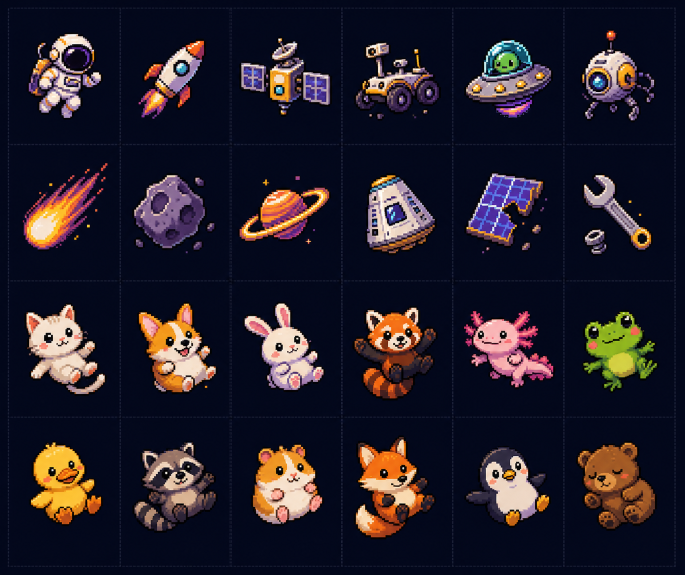
#> input picture docs/concepts/absorbable-objects-contact-sheet-v1.png, 1369 x 1149 px, given in place of astronaut-prototype-sprite-v1.png, which was not available (shown at 1/2 size)
$ python render_astronaut_absorption_prototype.py
#> lines starting #> are read from the running program, lines starting #| are printed output that depends on the picture; pictures that were not available may be replaced by others from this repository, and a replacement may not be noted
#!/usr/bin/env python3
"""Render the approved astronaut absorption motion as a review-only GIF."""

from __future__ import annotations

import math
from pathlib import Path

from PIL import Image, ImageDraw, ImageEnhance


ROOT = Path(__file__).resolve().parents[2]
CONCEPT_DIR = ROOT / "docs/concepts"
ASTRONAUT_PATH = CONCEPT_DIR / "astronaut-prototype-sprite-v1.png"
GIF_PATH = CONCEPT_DIR / "astronaut-absorption-prototype-v2.gif"
STORYBOARD_PATH = CONCEPT_DIR / "astronaut-absorption-storyboard-v2.png"

CANVAS_SIZE = (400, 220)
CORE = (200, 110)
BACKGROUND = (5, 8, 24, 255)
MOTION_FRAME_COUNT = 20
FRAME_DURATION_MS = 40
IDLE_FRAME_COUNT = 7


def load_astronaut() -> Image.Image:
    image = Image.open(ASTRONAUT_PATH).convert("RGBA")
    bounds = image.getchannel("A").getbbox()
    if bounds is None:
        raise RuntimeError("Astronaut sprite has no visible pixels")
    image = image.crop(bounds)
    target_height = 56
    target_width = round(image.width * target_height / image.height)
    return image.resize((target_width, target_height), Image.Resampling.NEAREST)


def load_hole(frame_index: int, pulse: float = 0) -> Image.Image:
    image = Image.open(
        ROOT / f"Assets/Sprites/frames/quota-50-frame-{frame_index}.png"
    ).convert("RGBA")
    target_height = CANVAS_SIZE[1]
    target_width = round(image.width * target_height / image.height)
    image = image.resize((target_width, target_height), Image.Resampling.NEAREST)

    if pulse > 0:
        scale = 1 + 0.022 * pulse
        image = image.resize(
            (round(image.width * scale), round(image.height * scale)),
            Image.Resampling.NEAREST,
        )
        image = ImageEnhance.Brightness(image).enhance(1 + 0.28 * pulse)
    return image


def paste_centered(canvas: Image.Image, image: Image.Image, center: tuple[int, int]) -> None:
    origin = (round(center[0] - image.width / 2), round(center[1] - image.height / 2))
    canvas.alpha_composite(image, origin)


def quantized(value: float, steps: int) -> float:
    return math.floor(value * steps + 1e-9) / steps


def transformed_astronaut(
    source: Image.Image,
    progress: float,
    angle: float,
    position: tuple[int, int],
) -> Image.Image | None:
    if progress >= 0.995:
        return None

    if progress < 0.64:
        bob = 1 + 0.04 * math.sin(progress * math.tau * 3)
        width = max(1, round(source.width * bob))
        height = max(1, round(source.height * bob))
        rotation = round(math.degrees(angle) / 45) * 45
    else:
        stretch_progress = quantized((progress - 0.64) / 0.36, 5)
        length = min(2.5, 1 + 2 * stretch_progress)
        width_factor = max(0.5, 1 - 0.7 * stretch_progress)

        if stretch_progress < 0.6:
            disappearance = 1
        elif stretch_progress < 0.8:
            disappearance = 0.85
        elif stretch_progress < 1:
            disappearance = 0.6
        else:
            disappearance = 0.3

        width = max(1, round(source.width * width_factor * disappearance))
        height = max(1, round(source.height * length * disappearance))
        inward_angle = math.atan2(CORE[1] - position[1], CORE[0] - position[0])
        rotation = round((math.degrees(inward_angle) - 90) / 45) * 45

    image = source.resize((width, height), Image.Resampling.NEAREST)
    image = image.rotate(rotation, resample=Image.Resampling.NEAREST, expand=True)
    return disintegrated(image, progress)


def disintegrated(image: Image.Image, progress: float) -> Image.Image:
    if progress < 0.72:
        return image

    amount = quantized(min(1, (progress - 0.72) / 0.28), 8)
    alpha = image.getchannel("A")
    draw = ImageDraw.Draw(alpha)
    block_size = 2
    threshold = amount * 0.8

    for y in range(0, image.height, block_size):
        for x in range(0, image.width, block_size):
            sample = ((x * 73_856_093) ^ (y * 19_349_663)) % 997 / 997
            if sample < threshold:
                draw.rectangle(
                    (x, y, x + block_size - 1, y + block_size - 1),
                    fill=0,
                )

    image.putalpha(alpha)
    return image


def motion_state(progress: float) -> tuple[tuple[int, int], float]:
    start_radius = 168
    start_angle = -0.25
    angle = start_angle + math.tau * 0.62 * (progress**0.9)
    radius = start_radius * max(0, 1 - progress**1.35)
    position = (
        round(CORE[0] + math.cos(angle) * radius),
        round(CORE[1] + math.sin(angle) * radius * 0.45),
    )
    return position, angle


def draw_particles(canvas: Image.Image, progress: float, position: tuple[int, int]) -> None:
    if progress < 0.70:
        return

    colors = [
        (255, 246, 224, 255),
        (255, 213, 55, 255),
        (255, 112, 24, 255),
        (180, 84, 255, 255),
        (98, 229, 255, 255),
    ]
    draw = ImageDraw.Draw(canvas)
    phase = min(1, (progress - 0.70) / 0.30)
    delta_x = CORE[0] - position[0]
    delta_y = CORE[1] - position[1]
    distance = max(1, math.hypot(delta_x, delta_y))
    normal_x = -delta_y / distance
    normal_y = delta_x / distance

    for index in range(14):
        activation = index / 22
        local_phase = min(1, max(0, (phase - activation) * 1.7))
        if local_phase <= 0:
            continue
        travel = min(1, local_phase * 0.9 + (index % 3) * 0.04)
        spread = ((index % 5) - 2) * 3 * (1 - travel)
        x = round(position[0] + delta_x * travel + normal_x * spread)
        y = round(position[1] + delta_y * travel + normal_y * spread)
        size = 4 if index % 4 == 0 else 3 if index % 2 == 0 else 2
        draw.rectangle(
            (x - size // 2, y - size // 2, x + size // 2, y + size // 2),
            fill=colors[index % len(colors)],
        )


def draw_core_occlusion(canvas: Image.Image, progress: float) -> None:
    if progress < 0.93:
        return
    draw = ImageDraw.Draw(canvas)
    draw.ellipse((164, 74, 236, 146), fill=(0, 0, 3, 255))


def draw_reaction(canvas: Image.Image, progress: float) -> None:
    if progress < 0.84:
        return

    reaction = math.sin(min(1, (progress - 0.84) / 0.16) * math.pi)
    overlay = Image.new("RGBA", CANVAS_SIZE)
    draw = ImageDraw.Draw(overlay)
    alpha = round(255 * reaction)
    draw.ellipse((157, 67, 243, 153), outline=(255, 126, 24, alpha), width=2)
    draw.ellipse((161, 71, 239, 149), outline=(255, 229, 72, alpha), width=3)
    draw.line((125, 108, 275, 108), fill=(255, 188, 48, alpha), width=4)
    draw.line((132, 109, 268, 109), fill=(255, 255, 224, alpha), width=2)
    canvas.alpha_composite(overlay)


def render_frame(source: Image.Image, progress: float | None, frame_number: int) -> Image.Image:
    pulse = 0.0
    if progress is not None and progress >= 0.84:
        pulse = math.sin(min(1, (progress - 0.84) / 0.16) * math.pi)

    canvas = Image.new("RGBA", CANVAS_SIZE, BACKGROUND)
    hole_frame = int((frame_number * FRAME_DURATION_MS / 1000) / (0.14 / 0.55)) % 6
    paste_centered(canvas, load_hole(hole_frame, pulse), CORE)

    if progress is not None:
        position, angle = motion_state(progress)
        astronaut = transformed_astronaut(source, progress, angle, position)
        if astronaut is not None:
            paste_centered(canvas, astronaut, position)
        draw_particles(canvas, progress, position)
        draw_core_occlusion(canvas, progress)
        draw_reaction(canvas, progress)

    return canvas.convert("RGB")


def main() -> None:
    astronaut = load_astronaut()
#> in load_astronaut, `bounds = image.getchannel("A").getbbox()`: bounds = (0, 0, 1369, 1149)
#> in load_astronaut, `return image.resize((target_width, target_height), Image.Resampling.NE..`:
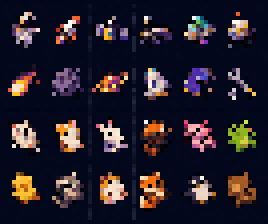
#> returned value: PIL image 67x56 RGBA (shown 4 times larger); mean R, G, B, A 36.7, 31.5, 42.8, 255
    frames: list[Image.Image] = []

    for frame_number in range(IDLE_FRAME_COUNT):
        frames.append(render_frame(astronaut, None, frame_number))
#> in render_frame, `canvas = Image.new("RGBA", CANVAS_SIZE, BACKGROUND)`:
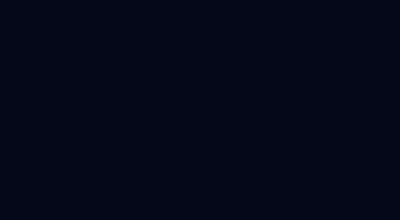
#> canvas: PIL image 400x220 RGBA; mean R, G, B, A 5, 8, 24, 255
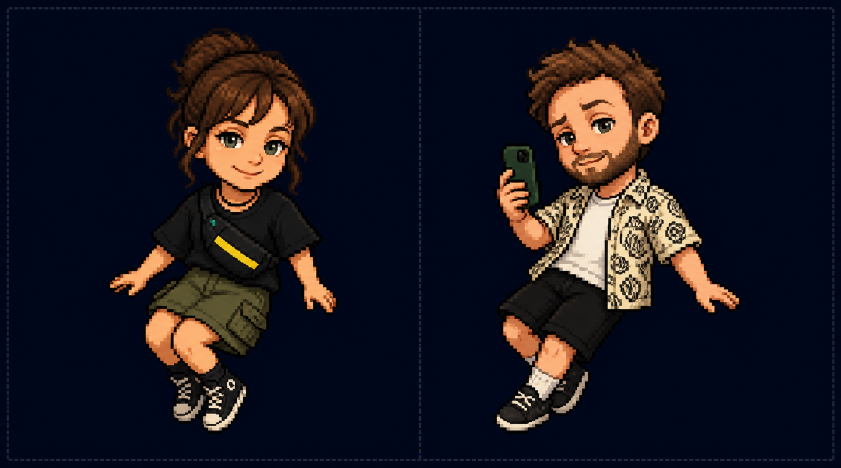
#> input picture docs/concepts/absorbable-people-06-07-v1.png, 1682 x 935 px, given in place of quota-50-frame-0.png, which was not available (shown at 1/2 size)
#> in load_hole, `image = image.resize((target_width, target_height), Image.Resampling.N..`:
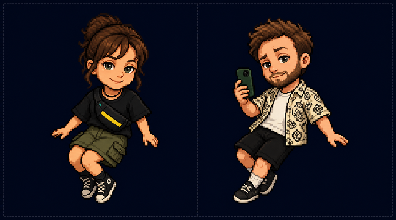
#> image: PIL image 396x220 RGBA; mean R, G, B, A 26.7, 24.1, 32.9, 255
#> in paste_centered, `origin = (round(center[0] - image.width / 2), round(center[1] - image...`: origin = (2, 0)
#> in paste_centered, `canvas.alpha_composite(image, origin)`:
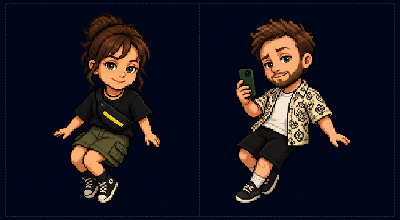
#> canvas: PIL image 400x220 RGBA; mean R, G, B, A 26.4, 23.9, 32.8, 255

    motion_frames: list[Image.Image] = []
#> motion_frames = []
    for index in range(MOTION_FRAME_COUNT):
        progress = index / (MOTION_FRAME_COUNT - 1)
        frame = render_frame(astronaut, progress, IDLE_FRAME_COUNT + index)
        frames.append(frame)
        motion_frames.append(frame)

    for index in range(IDLE_FRAME_COUNT):
        frames.append(
            render_frame(
                astronaut,
                None,
                IDLE_FRAME_COUNT + MOTION_FRAME_COUNT + index,
            )
        )

    frames[0].save(
        GIF_PATH,
        save_all=True,
        append_images=frames[1:],
        duration=FRAME_DURATION_MS,
        loop=0,
        disposal=2,
        optimize=False,
    )

    selected = [0, 4, 8, 12, 15, 17]
    storyboard = Image.new("RGB", (CANVAS_SIZE[0] * 3, CANVAS_SIZE[1] * 2), BACKGROUND[:3])
    for index, selected_frame in enumerate(selected):
        storyboard.paste(
            motion_frames[selected_frame],
            ((index % 3) * CANVAS_SIZE[0], (index // 3) * CANVAS_SIZE[1]),
        )
    storyboard.save(STORYBOARD_PATH, optimize=True)

    print(f"Wrote {GIF_PATH.relative_to(ROOT)} ({len(frames)} frames)")
    print(f"Wrote {STORYBOARD_PATH.relative_to(ROOT)}")


if __name__ == "__main__":
#> (the run stopped early here; a loop or call above may not have finished)
